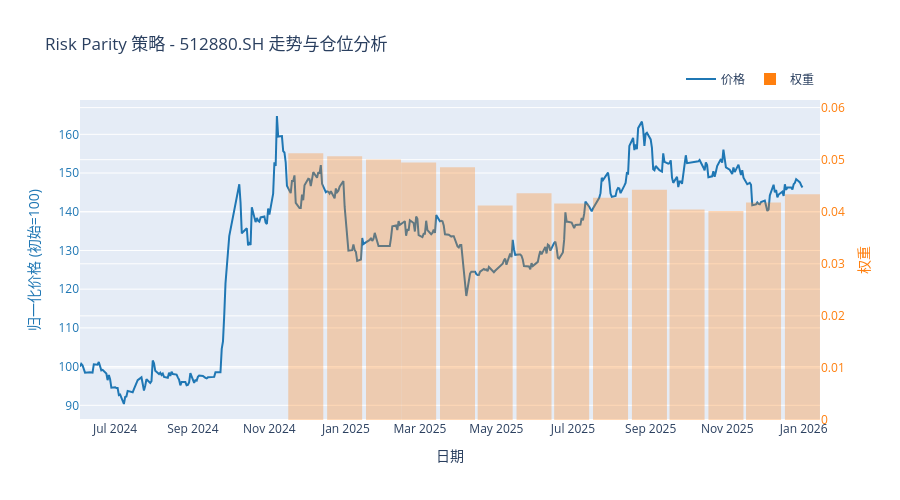
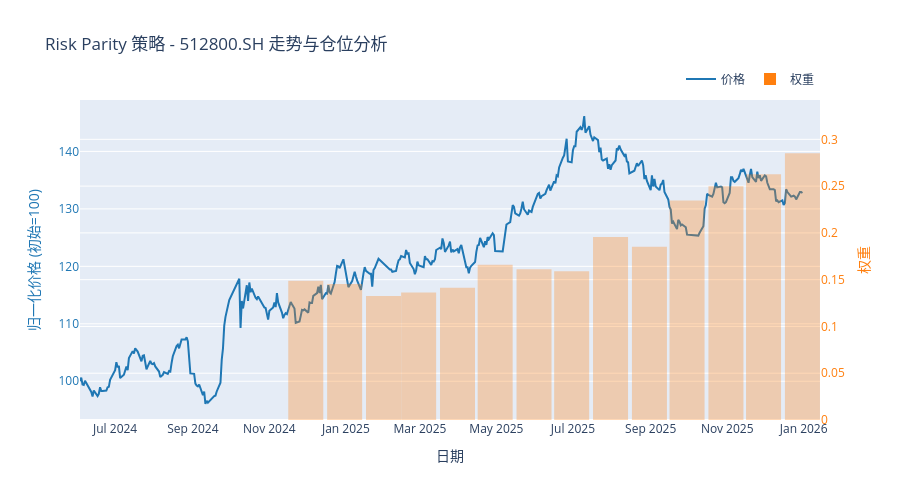
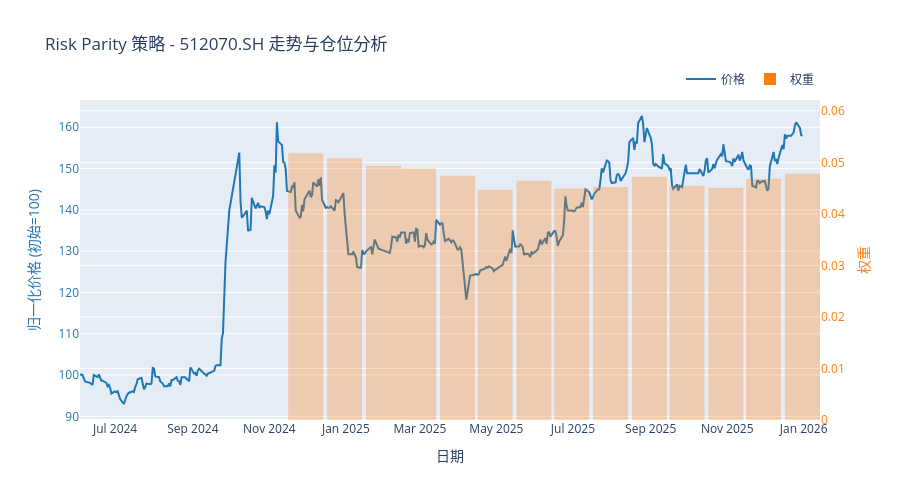
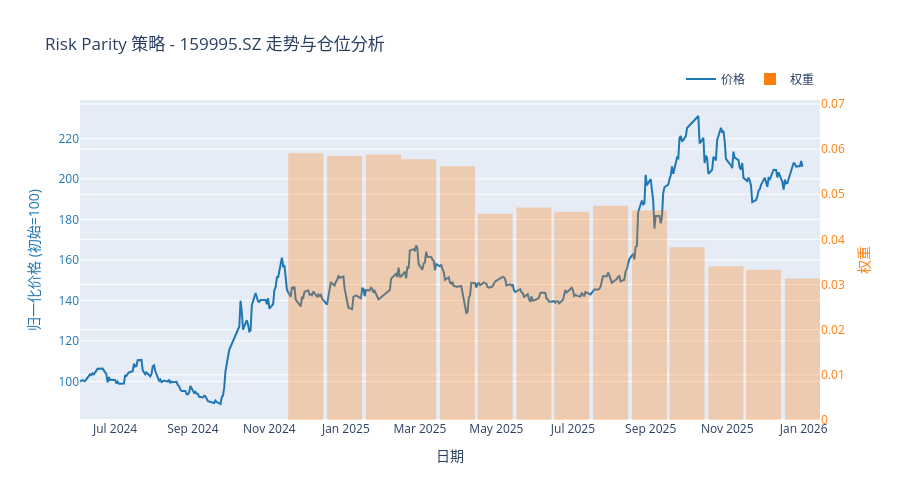

Notebook cell for these charts, in order:
### Code cell
for item in rp_result.weights.columns:

    rp_viz.plot_assets_and_weights(
        price_df,
        asset_name=item,      # 指定资产名称
        freq='M',               # 按周显示仓位
        weight_alpha=0.3        # 权重柱状图透明度
    )

### Figure 1 — Plotly figure (JSON) as saved in the notebook; plotly's stock layout.template omitted (floating-point values rounded to 4 significant figures; data arrays with more than 128 entries replaced by an {"elided": "..."} marker saying what was removed)
{"data": [{"line": {"color": "#1f77b4", "width": 2}, "mode": "lines", "name": "价格", "type": "scatter", "x": {"elided": "387 str values"}, "y": {"elided": "387 float values"}, "yaxis": "y"}, {"hovertemplate": "<b>%{x}</b><br>权重: %{y:.4f}<extra></extra>", "marker": {"color": "#ff7f0e", "line": {"width": 0}, "opacity": 0.3}, "name": "权重", "type": "bar", "width": 2410560000, "x": ["2024-11-30T00:00:00.000000000", "2024-12-31T00:00:00.000000000", "2025-01-31T00:00:00.000000000", "2025-02-28T00:00:00.000000000", "2025-03-31T00:00:00.000000000", "2025-04-30T00:00:00.000000000", "2025-05-31T00:00:00.000000000", "2025-06-30T00:00:00.000000000", "2025-07-31T00:00:00.000000000", "2025-08-31T00:00:00.000000000", "2025-09-30T00:00:00.000000000", "2025-10-31T00:00:00.000000000", "2025-11-30T00:00:00.000000000", "2025-12-31T00:00:00.000000000"], "y": [0.05122, 0.05066, 0.05005, 0.04947, 0.04856, 0.0412, 0.04354, 0.0416, 0.04267, 0.04423, 0.04043, 0.04014, 0.04177, 0.04336], "yaxis": "y2"}], "layout": {"height": 500, "hovermode": "x unified", "legend": {"orientation": "h", "x": 1, "xanchor": "right", "y": 1.02, "yanchor": "bottom"}, "title": {"text": "Risk Parity 策略 - 512880.SH 走势与仓位分析"}, "xaxis": {"title": {"text": "日期"}}, "yaxis": {"side": "left", "tickfont": {"color": "#1f77b4"}, "title": {"font": {"color": "#1f77b4"}, "text": "归一化价格 (初始=100)"}}, "yaxis2": {"overlaying": "y", "range": [0, 0.06146], "side": "right", "tickfont": {"color": "#ff7f0e"}, "title": {"font": {"color": "#ff7f0e"}, "text": "权重"}}}}

### Figure 2 — Plotly figure (JSON) as saved in the notebook; plotly's stock layout.template omitted (floating-point values rounded to 4 significant figures; data arrays with more than 128 entries replaced by an {"elided": "..."} marker saying what was removed)
{"data": [{"line": {"color": "#1f77b4", "width": 2}, "mode": "lines", "name": "价格", "type": "scatter", "x": {"elided": "387 str values"}, "y": {"elided": "387 float values"}, "yaxis": "y"}, {"hovertemplate": "<b>%{x}</b><br>权重: %{y:.4f}<extra></extra>", "marker": {"color": "#ff7f0e", "line": {"width": 0}, "opacity": 0.3}, "name": "权重", "type": "bar", "width": 2410560000, "x": ["2024-11-30T00:00:00.000000000", "2024-12-31T00:00:00.000000000", "2025-01-31T00:00:00.000000000", "2025-02-28T00:00:00.000000000", "2025-03-31T00:00:00.000000000", "2025-04-30T00:00:00.000000000", "2025-05-31T00:00:00.000000000", "2025-06-30T00:00:00.000000000", "2025-07-31T00:00:00.000000000", "2025-08-31T00:00:00.000000000", "2025-09-30T00:00:00.000000000", "2025-10-31T00:00:00.000000000", "2025-11-30T00:00:00.000000000", "2025-12-31T00:00:00.000000000"], "y": [0.1488, 0.1453, 0.1326, 0.1364, 0.1414, 0.1658, 0.1612, 0.159, 0.1956, 0.1853, 0.2345, 0.2499, 0.2627, 0.285], "yaxis": "y2"}], "layout": {"height": 500, "hovermode": "x unified", "legend": {"orientation": "h", "x": 1, "xanchor": "right", "y": 1.02, "yanchor": "bottom"}, "title": {"text": "Risk Parity 策略 - 512800.SH 走势与仓位分析"}, "xaxis": {"title": {"text": "日期"}}, "yaxis": {"side": "left", "tickfont": {"color": "#1f77b4"}, "title": {"font": {"color": "#1f77b4"}, "text": "归一化价格 (初始=100)"}}, "yaxis2": {"overlaying": "y", "range": [0, 0.342], "side": "right", "tickfont": {"color": "#ff7f0e"}, "title": {"font": {"color": "#ff7f0e"}, "text": "权重"}}}}

### Figure 3 — Plotly figure (JSON) as saved in the notebook; plotly's stock layout.template omitted (floating-point values rounded to 4 significant figures; data arrays with more than 128 entries replaced by an {"elided": "..."} marker saying what was removed)
{"data": [{"line": {"color": "#1f77b4", "width": 2}, "mode": "lines", "name": "价格", "type": "scatter", "x": {"elided": "387 str values"}, "y": {"elided": "387 float values"}, "yaxis": "y"}, {"hovertemplate": "<b>%{x}</b><br>权重: %{y:.4f}<extra></extra>", "marker": {"color": "#ff7f0e", "line": {"width": 0}, "opacity": 0.3}, "name": "权重", "type": "bar", "width": 2410560000, "x": ["2024-11-30T00:00:00.000000000", "2024-12-31T00:00:00.000000000", "2025-01-31T00:00:00.000000000", "2025-02-28T00:00:00.000000000", "2025-03-31T00:00:00.000000000", "2025-04-30T00:00:00.000000000", "2025-05-31T00:00:00.000000000", "2025-06-30T00:00:00.000000000", "2025-07-31T00:00:00.000000000", "2025-08-31T00:00:00.000000000", "2025-09-30T00:00:00.000000000", "2025-10-31T00:00:00.000000000", "2025-11-30T00:00:00.000000000", "2025-12-31T00:00:00.000000000"], "y": [0.05175, 0.05078, 0.04935, 0.04878, 0.04739, 0.04465, 0.04643, 0.04493, 0.04523, 0.04719, 0.04547, 0.04506, 0.0468, 0.0478], "yaxis": "y2"}], "layout": {"height": 500, "hovermode": "x unified", "legend": {"orientation": "h", "x": 1, "xanchor": "right", "y": 1.02, "yanchor": "bottom"}, "title": {"text": "Risk Parity 策略 - 512070.SH 走势与仓位分析"}, "xaxis": {"title": {"text": "日期"}}, "yaxis": {"side": "left", "tickfont": {"color": "#1f77b4"}, "title": {"font": {"color": "#1f77b4"}, "text": "归一化价格 (初始=100)"}}, "yaxis2": {"overlaying": "y", "range": [0, 0.06209], "side": "right", "tickfont": {"color": "#ff7f0e"}, "title": {"font": {"color": "#ff7f0e"}, "text": "权重"}}}}

### Figure 4 — Plotly figure (JSON) as saved in the notebook; plotly's stock layout.template omitted (floating-point values rounded to 4 significant figures; data arrays with more than 128 entries replaced by an {"elided": "..."} marker saying what was removed)
{"data": [{"line": {"color": "#1f77b4", "width": 2}, "mode": "lines", "name": "价格", "type": "scatter", "x": {"elided": "387 str values"}, "y": {"elided": "387 float values"}, "yaxis": "y"}, {"hovertemplate": "<b>%{x}</b><br>权重: %{y:.4f}<extra></extra>", "marker": {"color": "#ff7f0e", "line": {"width": 0}, "opacity": 0.3}, "name": "权重", "type": "bar", "width": 2410560000, "x": ["2024-11-30T00:00:00.000000000", "2024-12-31T00:00:00.000000000", "2025-01-31T00:00:00.000000000", "2025-02-28T00:00:00.000000000", "2025-03-31T00:00:00.000000000", "2025-04-30T00:00:00.000000000", "2025-05-31T00:00:00.000000000", "2025-06-30T00:00:00.000000000", "2025-07-31T00:00:00.000000000", "2025-08-31T00:00:00.000000000", "2025-09-30T00:00:00.000000000", "2025-10-31T00:00:00.000000000", "2025-11-30T00:00:00.000000000", "2025-12-31T00:00:00.000000000"], "y": [0.05907, 0.05848, 0.0588, 0.05776, 0.05623, 0.04571, 0.04706, 0.04612, 0.04743, 0.0464, 0.03827, 0.03407, 0.0333, 0.03132], "yaxis": "y2"}], "layout": {"height": 500, "hovermode": "x unified", "legend": {"orientation": "h", "x": 1, "xanchor": "right", "y": 1.02, "yanchor": "bottom"}, "title": {"text": "Risk Parity 策略 - 159995.SZ 走势与仓位分析"}, "xaxis": {"title": {"text": "日期"}}, "yaxis": {"side": "left", "tickfont": {"color": "#1f77b4"}, "title": {"font": {"color": "#1f77b4"}, "text": "归一化价格 (初始=100)"}}, "yaxis2": {"overlaying": "y", "range": [0, 0.07088], "side": "right", "tickfont": {"color": "#ff7f0e"}, "title": {"font": {"color": "#ff7f0e"}, "text": "权重"}}}}
